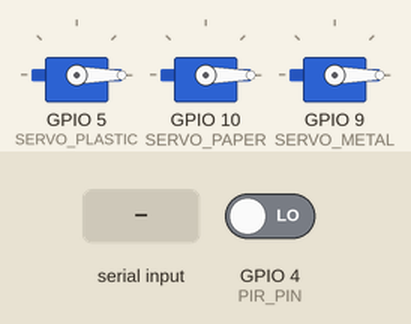
Recording of a sketch running on a simulated ESP32. Parts: 3 × servo. The inputs (shaded band) are chosen by the test bench; at power-on: GPIO 4 (PIR_PIN) LOW.

Above: at 3.2 s.
3.3 s: "1" received over Serial
At 3.6 s:
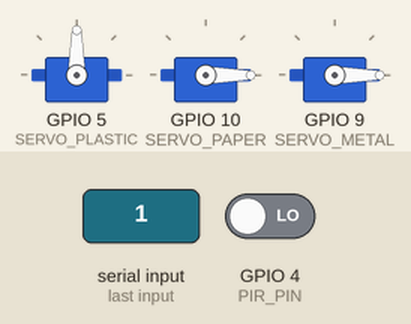
6.3 s: "2" received over Serial
At 7.1 s:
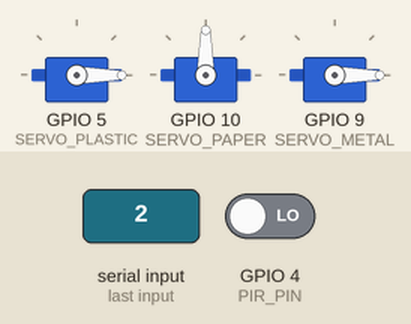
9.3 s: "3" received over Serial
At 10.6 s:
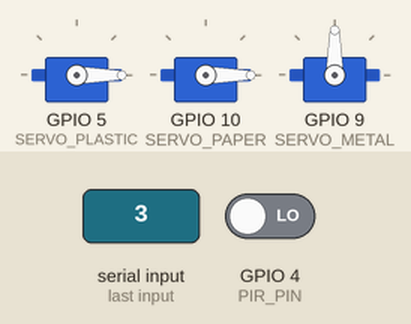
Timing chart, 0 to 12.8 s (numbered marks = the images above; inputs shaded):
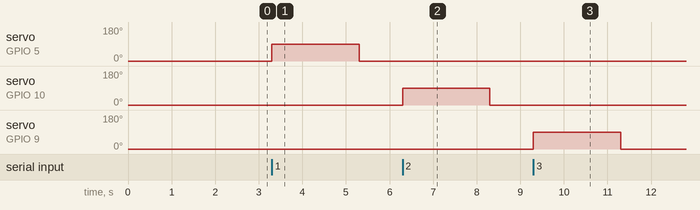

Measured:
- after the input at 3.3 s, servo on GPIO 5 (SERVO_PLASTIC): 0° → 90° at once, → 0° 2.0 s later
- after the input at 6.3 s, servo on GPIO 10 (SERVO_PAPER): 0° → 90° at once, → 0° 2.0 s later
- after the input at 9.3 s, servo on GPIO 9 (SERVO_METAL): 0° → 90° at once, → 0° 2.0 s later

The sketch:

smart.ino
```cpp
#include <ESP32Servo.h>

// --- PIN CONFIGURATION ---
const int PIR_PIN = 4;        // PIR Sensor
const int SERVO_PLASTIC = 5;  // Servo Plastic
const int SERVO_PAPER = 10;   // Servo Paper
const int SERVO_METAL = 9;    // Servo Metal

// --- SERVO OBJECTS ---
Servo servoPlastic;
Servo servoPaper;
Servo servoMetal;

// --- VARIABLES ---
unsigned long lastTrigger = 0;
const long COOLDOWN = 3000;

void setup() {
  Serial.begin(115200);

  pinMode(PIR_PIN, INPUT);

  // Allocate Timers for ESP32
  ESP32PWM::allocateTimer(0);
  ESP32PWM::allocateTimer(1);
  ESP32PWM::allocateTimer(2);
  ESP32PWM::allocateTimer(3);

  servoPlastic.setPeriodHertz(50);
  servoPaper.setPeriodHertz(50);
  servoMetal.setPeriodHertz(50);

  // Attach Pins
  servoPlastic.attach(SERVO_PLASTIC, 500, 2400);
  servoPaper.attach(SERVO_PAPER, 500, 2400);
  servoMetal.attach(SERVO_METAL, 500, 2400);

  // Reset all to 0 (Closed)
  servoPlastic.write(0);
  servoPaper.write(0);
  servoMetal.write(0);

  delay(2000);
}

void loop() {
  // 1. PIR SENSOR LOGIC
  int motion = digitalRead(PIR_PIN);
  if (motion == HIGH && (millis() - lastTrigger > COOLDOWN)) {
    Serial.println("CHECK");
    lastTrigger = millis();
  }

  // 2. RECEIVE COMMAND FROM PYTHON
  if (Serial.available() > 0) {
    char command = Serial.read();

    if (command == '1') {
      moveServo(servoPlastic); // Sort Plastic
    }
    else if (command == '2') {
      moveServo(servoPaper);   // Sort Paper
    }
    else if (command == '3') {
      moveServo(servoMetal);   // Sort Metal
    }
  }
}

// --- THIS FUNCTION MAKES IT ROTATE BACK AUTOMATICALLY ---
void moveServo(Servo &myServo) {
  myServo.write(90);    // Action: Move to 0
  delay(2000);         // Wait
  myServo.write(0);  // Reset: Go back to 180
}
```
